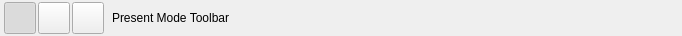
<?xml version="1.0" encoding="UTF-8"?>
<ui version="4.0">
 <class>Form</class>
 <widget class="QWidget" name="Form">
  <property name="geometry">
   <rect>
    <x>0</x>
    <y>0</y>
    <width>682</width>
    <height>36</height>
   </rect>
  </property>
  <property name="windowTitle">
   <string>Toolbar</string>
  </property>
  <layout class="QGridLayout" name="gridLayout">
   <property name="leftMargin">
    <number>0</number>
   </property>
   <property name="topMargin">
    <number>0</number>
   </property>
   <property name="rightMargin">
    <number>0</number>
   </property>
   <property name="bottomMargin">
    <number>0</number>
   </property>
   <property name="spacing">
    <number>0</number>
   </property>
   <item row="0" column="0">
    <layout class="QHBoxLayout" name="toolbar_layout">
     <property name="spacing">
      <number>2</number>
     </property>
     <property name="leftMargin">
      <number>2</number>
     </property>
     <property name="rightMargin">
      <number>2</number>
     </property>
     <item>
      <layout class="QHBoxLayout" name="mode_select_layout">
       <property name="spacing">
        <number>2</number>
       </property>
       <property name="leftMargin">
        <number>2</number>
       </property>
       <property name="topMargin">
        <number>0</number>
       </property>
       <property name="rightMargin">
        <number>2</number>
       </property>
       <item>
        <widget class="QPushButton" name="present_button">
         <property name="sizePolicy">
          <sizepolicy hsizetype="Fixed" vsizetype="Fixed">
           <horstretch>0</horstretch>
           <verstretch>0</verstretch>
          </sizepolicy>
         </property>
         <property name="minimumSize">
          <size>
           <width>32</width>
           <height>32</height>
          </size>
         </property>
         <property name="maximumSize">
          <size>
           <width>32</width>
           <height>32</height>
          </size>
         </property>
         <property name="toolTip">
          <string>Presentation Mode</string>
         </property>
         <property name="text">
          <string/>
         </property>
         <property name="checkable">
          <bool>true</bool>
         </property>
         <property name="checked">
          <bool>true</bool>
         </property>
         <property name="autoExclusive">
          <bool>true</bool>
         </property>
        </widget>
       </item>
       <item>
        <widget class="QPushButton" name="draw_button">
         <property name="sizePolicy">
          <sizepolicy hsizetype="Fixed" vsizetype="Fixed">
           <horstretch>0</horstretch>
           <verstretch>0</verstretch>
          </sizepolicy>
         </property>
         <property name="minimumSize">
          <size>
           <width>32</width>
           <height>32</height>
          </size>
         </property>
         <property name="maximumSize">
          <size>
           <width>32</width>
           <height>32</height>
          </size>
         </property>
         <property name="toolTip">
          <string>Draw Mode</string>
         </property>
         <property name="text">
          <string/>
         </property>
         <property name="checkable">
          <bool>true</bool>
         </property>
         <property name="checked">
          <bool>false</bool>
         </property>
         <property name="autoExclusive">
          <bool>true</bool>
         </property>
        </widget>
       </item>
       <item>
        <widget class="QPushButton" name="code_button">
         <property name="minimumSize">
          <size>
           <width>32</width>
           <height>32</height>
          </size>
         </property>
         <property name="maximumSize">
          <size>
           <width>32</width>
           <height>32</height>
          </size>
         </property>
         <property name="baseSize">
          <size>
           <width>32</width>
           <height>32</height>
          </size>
         </property>
         <property name="text">
          <string/>
         </property>
         <property name="checkable">
          <bool>true</bool>
         </property>
         <property name="autoExclusive">
          <bool>true</bool>
         </property>
        </widget>
       </item>
      </layout>
     </item>
     <item>
      <widget class="QStackedWidget" name="mode_tools_stacked_widget">
       <property name="currentIndex">
        <number>0</number>
       </property>
       <widget class="QWidget" name="present_mode_widget">
        <layout class="QGridLayout" name="gridLayout_3">
         <property name="leftMargin">
          <number>2</number>
         </property>
         <property name="topMargin">
          <number>0</number>
         </property>
         <property name="rightMargin">
          <number>2</number>
         </property>
         <property name="bottomMargin">
          <number>0</number>
         </property>
         <property name="horizontalSpacing">
          <number>2</number>
         </property>
         <property name="verticalSpacing">
          <number>0</number>
         </property>
         <item row="0" column="0">
          <layout class="QHBoxLayout" name="present_tool_layout">
           <property name="spacing">
            <number>2</number>
           </property>
           <property name="leftMargin">
            <number>2</number>
           </property>
           <property name="topMargin">
            <number>0</number>
           </property>
           <property name="rightMargin">
            <number>2</number>
           </property>
           <item>
            <widget class="QLabel" name="label">
             <property name="text">
              <string>Present Mode Toolbar</string>
             </property>
            </widget>
           </item>
          </layout>
         </item>
        </layout>
       </widget>
       <widget class="QWidget" name="draw_mode_widget">
        <layout class="QGridLayout" name="gridLayout_2">
         <property name="leftMargin">
          <number>2</number>
         </property>
         <property name="topMargin">
          <number>0</number>
         </property>
         <property name="rightMargin">
          <number>2</number>
         </property>
         <property name="bottomMargin">
          <number>0</number>
         </property>
         <property name="horizontalSpacing">
          <number>2</number>
         </property>
         <property name="verticalSpacing">
          <number>0</number>
         </property>
         <item row="1" column="5">
          <widget class="Line" name="line">
           <property name="orientation">
            <enum>Qt::Vertical</enum>
           </property>
          </widget>
         </item>
         <item row="1" column="3">
          <widget class="Line" name="line_2">
           <property name="orientation">
            <enum>Qt::Vertical</enum>
           </property>
          </widget>
         </item>
         <item row="1" column="9">
          <spacer name="horizontalSpacer_2">
           <property name="orientation">
            <enum>Qt::Horizontal</enum>
           </property>
           <property name="sizeHint" stdset="0">
            <size>
             <width>40</width>
             <height>20</height>
            </size>
           </property>
          </spacer>
         </item>
         <item row="1" column="0">
          <widget class="Line" name="line_4">
           <property name="orientation">
            <enum>Qt::Vertical</enum>
           </property>
          </widget>
         </item>
         <item row="1" column="2">
          <layout class="QHBoxLayout" name="draw_file_layout">
           <item>
            <widget class="QPushButton" name="new_button">
             <property name="sizePolicy">
              <sizepolicy hsizetype="Fixed" vsizetype="Fixed">
               <horstretch>0</horstretch>
               <verstretch>0</verstretch>
              </sizepolicy>
             </property>
             <property name="minimumSize">
              <size>
               <width>32</width>
               <height>32</height>
              </size>
             </property>
             <property name="maximumSize">
              <size>
               <width>32</width>
               <height>32</height>
              </size>
             </property>
             <property name="toolTip">
              <string>New</string>
             </property>
             <property name="text">
              <string/>
             </property>
            </widget>
           </item>
           <item>
            <widget class="QPushButton" name="open_button">
             <property name="minimumSize">
              <size>
               <width>32</width>
               <height>32</height>
              </size>
             </property>
             <property name="maximumSize">
              <size>
               <width>32</width>
               <height>32</height>
              </size>
             </property>
             <property name="baseSize">
              <size>
               <width>32</width>
               <height>32</height>
              </size>
             </property>
             <property name="toolTip">
              <string>Open</string>
             </property>
             <property name="text">
              <string/>
             </property>
            </widget>
           </item>
           <item>
            <widget class="QPushButton" name="save_button">
             <property name="minimumSize">
              <size>
               <width>32</width>
               <height>32</height>
              </size>
             </property>
             <property name="maximumSize">
              <size>
               <width>32</width>
               <height>32</height>
              </size>
             </property>
             <property name="baseSize">
              <size>
               <width>32</width>
               <height>32</height>
              </size>
             </property>
             <property name="toolTip">
              <string>Save</string>
             </property>
             <property name="text">
              <string/>
             </property>
            </widget>
           </item>
          </layout>
         </item>
         <item row="1" column="7">
          <widget class="Line" name="line_3">
           <property name="orientation">
            <enum>Qt::Vertical</enum>
           </property>
          </widget>
         </item>
         <item row="1" column="8">
          <layout class="QHBoxLayout" name="undo_redo_layout">
           <property name="spacing">
            <number>2</number>
           </property>
           <property name="leftMargin">
            <number>2</number>
           </property>
           <property name="topMargin">
            <number>0</number>
           </property>
           <property name="rightMargin">
            <number>2</number>
           </property>
           <property name="bottomMargin">
            <number>0</number>
           </property>
           <item>
            <widget class="QPushButton" name="undo_button">
             <property name="enabled">
              <bool>false</bool>
             </property>
             <property name="sizePolicy">
              <sizepolicy hsizetype="Fixed" vsizetype="Fixed">
               <horstretch>0</horstretch>
               <verstretch>0</verstretch>
              </sizepolicy>
             </property>
             <property name="minimumSize">
              <size>
               <width>32</width>
               <height>32</height>
              </size>
             </property>
             <property name="maximumSize">
              <size>
               <width>32</width>
               <height>32</height>
              </size>
             </property>
             <property name="toolTip">
              <string>Undo</string>
             </property>
             <property name="text">
              <string/>
             </property>
            </widget>
           </item>
           <item>
            <widget class="QPushButton" name="redo_button">
             <property name="enabled">
              <bool>false</bool>
             </property>
             <property name="sizePolicy">
              <sizepolicy hsizetype="Fixed" vsizetype="Fixed">
               <horstretch>0</horstretch>
               <verstretch>0</verstretch>
              </sizepolicy>
             </property>
             <property name="minimumSize">
              <size>
               <width>32</width>
               <height>32</height>
              </size>
             </property>
             <property name="maximumSize">
              <size>
               <width>32</width>
               <height>32</height>
              </size>
             </property>
             <property name="toolTip">
              <string>Redo</string>
             </property>
             <property name="text">
              <string/>
             </property>
            </widget>
           </item>
          </layout>
         </item>
         <item row="1" column="4">
          <layout class="QHBoxLayout" name="draw_customization_layout">
           <property name="spacing">
            <number>2</number>
           </property>
           <property name="leftMargin">
            <number>2</number>
           </property>
           <property name="rightMargin">
            <number>2</number>
           </property>
           <item>
            <widget class="ColorButton" name="fill_color_button">
             <property name="minimumSize">
              <size>
               <width>32</width>
               <height>32</height>
              </size>
             </property>
             <property name="maximumSize">
              <size>
               <width>32</width>
               <height>32</height>
              </size>
             </property>
             <property name="baseSize">
              <size>
               <width>32</width>
               <height>32</height>
              </size>
             </property>
             <property name="font">
              <font>
               <family>MT Extra</family>
              </font>
             </property>
             <property name="toolTip">
              <string>Fill Color</string>
             </property>
             <property name="text">
              <string/>
             </property>
            </widget>
           </item>
           <item>
            <widget class="ColorButton" name="stroke_color_button">
             <property name="sizePolicy">
              <sizepolicy hsizetype="Fixed" vsizetype="Fixed">
               <horstretch>0</horstretch>
               <verstretch>0</verstretch>
              </sizepolicy>
             </property>
             <property name="minimumSize">
              <size>
               <width>32</width>
               <height>32</height>
              </size>
             </property>
             <property name="maximumSize">
              <size>
               <width>32</width>
               <height>32</height>
              </size>
             </property>
             <property name="toolTip">
              <string>Stroke Color</string>
             </property>
             <property name="text">
              <string/>
             </property>
            </widget>
           </item>
           <item>
            <widget class="QSpinBox" name="stroke_width_spin_box">
             <property name="minimumSize">
              <size>
               <width>44</width>
               <height>32</height>
              </size>
             </property>
             <property name="maximumSize">
              <size>
               <width>16777215</width>
               <height>32</height>
              </size>
             </property>
             <property name="toolTip">
              <string>Stroke Width</string>
             </property>
             <property name="alignment">
              <set>Qt::AlignCenter</set>
             </property>
             <property name="minimum">
              <number>1</number>
             </property>
             <property name="maximum">
              <number>9</number>
             </property>
             <property name="value">
              <number>1</number>
             </property>
            </widget>
           </item>
          </layout>
         </item>
         <item row="1" column="6">
          <widget class="QWidget" name="draw_tools_widget" native="true">
           <layout class="QHBoxLayout" name="draw_tool_layout">
            <property name="spacing">
             <number>2</number>
            </property>
            <property name="leftMargin">
             <number>2</number>
            </property>
            <property name="topMargin">
             <number>1</number>
            </property>
            <property name="rightMargin">
             <number>2</number>
            </property>
            <property name="bottomMargin">
             <number>1</number>
            </property>
            <item>
             <widget class="QPushButton" name="pencil_button">
              <property name="sizePolicy">
               <sizepolicy hsizetype="Fixed" vsizetype="Fixed">
                <horstretch>0</horstretch>
                <verstretch>0</verstretch>
               </sizepolicy>
              </property>
              <property name="minimumSize">
               <size>
                <width>32</width>
                <height>32</height>
               </size>
              </property>
              <property name="maximumSize">
               <size>
                <width>32</width>
                <height>32</height>
               </size>
              </property>
              <property name="toolTip">
               <string>Pencil Tool</string>
              </property>
              <property name="text">
               <string/>
              </property>
              <property name="checkable">
               <bool>true</bool>
              </property>
              <property name="checked">
               <bool>true</bool>
              </property>
              <property name="autoExclusive">
               <bool>true</bool>
              </property>
             </widget>
            </item>
            <item>
             <widget class="QPushButton" name="erase_button">
              <property name="sizePolicy">
               <sizepolicy hsizetype="Fixed" vsizetype="Fixed">
                <horstretch>0</horstretch>
                <verstretch>0</verstretch>
               </sizepolicy>
              </property>
              <property name="minimumSize">
               <size>
                <width>32</width>
                <height>32</height>
               </size>
              </property>
              <property name="maximumSize">
               <size>
                <width>32</width>
                <height>32</height>
               </size>
              </property>
              <property name="toolTip">
               <string>Eraser Tool</string>
              </property>
              <property name="text">
               <string/>
              </property>
              <property name="checkable">
               <bool>true</bool>
              </property>
              <property name="autoExclusive">
               <bool>true</bool>
              </property>
             </widget>
            </item>
            <item>
             <widget class="QPushButton" name="line_button">
              <property name="minimumSize">
               <size>
                <width>32</width>
                <height>32</height>
               </size>
              </property>
              <property name="maximumSize">
               <size>
                <width>32</width>
                <height>32</height>
               </size>
              </property>
              <property name="toolTip">
               <string>Line Tool</string>
              </property>
              <property name="text">
               <string/>
              </property>
              <property name="checkable">
               <bool>true</bool>
              </property>
              <property name="autoExclusive">
               <bool>true</bool>
              </property>
             </widget>
            </item>
            <item>
             <widget class="QPushButton" name="ellipse_button">
              <property name="sizePolicy">
               <sizepolicy hsizetype="Fixed" vsizetype="Fixed">
                <horstretch>0</horstretch>
                <verstretch>0</verstretch>
               </sizepolicy>
              </property>
              <property name="minimumSize">
               <size>
                <width>32</width>
                <height>32</height>
               </size>
              </property>
              <property name="maximumSize">
               <size>
                <width>32</width>
                <height>32</height>
               </size>
              </property>
              <property name="toolTip">
               <string>Ellipse Tool</string>
              </property>
              <property name="text">
               <string/>
              </property>
              <property name="checkable">
               <bool>true</bool>
              </property>
              <property name="autoExclusive">
               <bool>true</bool>
              </property>
             </widget>
            </item>
            <item>
             <widget class="QPushButton" name="rectangle_button">
              <property name="sizePolicy">
               <sizepolicy hsizetype="Fixed" vsizetype="Fixed">
                <horstretch>0</horstretch>
                <verstretch>0</verstretch>
               </sizepolicy>
              </property>
              <property name="minimumSize">
               <size>
                <width>32</width>
                <height>32</height>
               </size>
              </property>
              <property name="maximumSize">
               <size>
                <width>32</width>
                <height>32</height>
               </size>
              </property>
              <property name="toolTip">
               <string>Rectangle Tool</string>
              </property>
              <property name="text">
               <string/>
              </property>
              <property name="checkable">
               <bool>true</bool>
              </property>
              <property name="autoExclusive">
               <bool>true</bool>
              </property>
             </widget>
            </item>
            <item>
             <widget class="QPushButton" name="image_button">
              <property name="minimumSize">
               <size>
                <width>32</width>
                <height>32</height>
               </size>
              </property>
              <property name="maximumSize">
               <size>
                <width>32</width>
                <height>32</height>
               </size>
              </property>
              <property name="baseSize">
               <size>
                <width>32</width>
                <height>32</height>
               </size>
              </property>
              <property name="text">
               <string/>
              </property>
              <property name="checkable">
               <bool>true</bool>
              </property>
              <property name="autoExclusive">
               <bool>true</bool>
              </property>
             </widget>
            </item>
           </layout>
          </widget>
         </item>
        </layout>
       </widget>
       <widget class="QWidget" name="code_mode_widget">
        <layout class="QGridLayout" name="gridLayout_5">
         <item row="0" column="0">
          <layout class="QGridLayout" name="code_tool_layout">
           <property name="spacing">
            <number>0</number>
           </property>
           <item row="0" column="0">
            <widget class="QLabel" name="label_2">
             <property name="text">
              <string>Code Mode Toolbar</string>
             </property>
            </widget>
           </item>
          </layout>
         </item>
        </layout>
       </widget>
      </widget>
     </item>
     <item>
      <spacer name="horizontalSpacer">
       <property name="orientation">
        <enum>Qt::Horizontal</enum>
       </property>
       <property name="sizeHint" stdset="0">
        <size>
         <width>40</width>
         <height>20</height>
        </size>
       </property>
      </spacer>
     </item>
     <item>
      <layout class="QHBoxLayout" name="user_button_layout">
       <item>
        <widget class="QPushButton" name="user_button">
         <property name="sizePolicy">
          <sizepolicy hsizetype="Fixed" vsizetype="Fixed">
           <horstretch>0</horstretch>
           <verstretch>0</verstretch>
          </sizepolicy>
         </property>
         <property name="minimumSize">
          <size>
           <width>32</width>
           <height>32</height>
          </size>
         </property>
         <property name="maximumSize">
          <size>
           <width>32</width>
           <height>32</height>
          </size>
         </property>
         <property name="baseSize">
          <size>
           <width>60</width>
           <height>32</height>
          </size>
         </property>
         <property name="text">
          <string/>
         </property>
         <property name="flat">
          <bool>true</bool>
         </property>
        </widget>
       </item>
      </layout>
     </item>
    </layout>
   </item>
  </layout>
 </widget>
 <customwidgets>
  <customwidget>
   <class>ColorButton</class>
   <extends>QPushButton</extends>
   <header location="global">src/gui/components/color_button.h</header>
  </customwidget>
 </customwidgets>
 <resources/>
 <connections/>
</ui>
